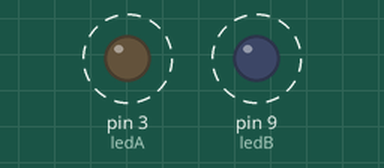
Simulated run of this sketch. Board: Arduino Uno, built with avr-gcc and run on an emulated ATmega328P. On the bench: output pins drawn as LEDs (lit = HIGH). Dashed ring = blinking.

Above: at 0.08 s.
Timing chart, 0 to 3.0 s (numbered marks = the images above):
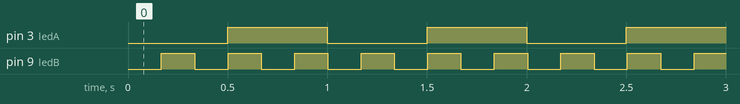

Measured:
- by itself, pin 3 (ledA): alternates HIGH for 0.50 s and LOW for 0.50 s
- by itself, pin 9 (ledB): alternates HIGH for 0.17 s and LOW for 0.17 s

The sketch:

ak0195_millisIlkTur.ino
```cpp
/*
  BU KOD NE YAPAR?
  Bu kod, millis() ile iki LED'i aynı anda farklı hızlarda yakıp söndürür: 3 numaralı pindeki LED
  saniyede yaklaşık 1, 9 numaralı pindeki LED saniyede yaklaşık 3 kez yanıp söner. delay() kullanılmaz.
*/

/*
  ak0195 — millis() 1. tur: iki LED, iki ritim
  Ne öğreneceğiz: millis() — kart açıldığından beri geçen milisaniyeyi okuyan bir
    "saat"; delay() gibi programı BEKLETMEZ, sen zamanı okursun
  Malzeme: Arduino Uno kartı, USB kablosu, 2 LED (ak0185/ak0190 devresindeki 4
    LED'den ikisi: pin 3 ve pin 9), 2 adet 220 ohm direnç, breadboard, 3 jumper kablo
    (sıfırdan kuruluyorsa: 2 sinyal + dirençlerin ortak GND hattına 1 jumper)
  Devre: 1. LED (+) -> pin 3, 2. LED (+) -> pin 9; her LED'in kısa bacağı (-) kendi
    220 ohm direncine, direnç ortak GND hattına, hat da TEK jumper ile Arduino GND'ye.
    (ak0185/ak0190'ın 4 LED'lik devresi kurulmuşsa hiçbir yeni jumper gerekmez; pin 3
    ve pin 9'daki LED'ler aynen kullanılır, pin 5/6 boşta kalır.)

  ACI (önce dene): pin 3'teki LED'i saniyede BİR, pin 9'daki LED'i saniyede ÜÇ kez
  yanıp söndürmeyi delay() ile dene. İkisi de delay() içinde beklediği için, biri
  beklerken öteki DURUR — ikisini aynı anda, bağımsız hızlarda çalıştıramazsın.
  (Kaynaktaki 1 s / 2 s deseni KATLI olduğu için delay ile "hile" yapılabiliyordu;
  1 s / 3-kez öyle değil, hile çalışmaz.)

  Şimdilik kara kutu (sonra açacağız):
    void      -> "fonksiyon" konusunda açılacak
    OUTPUT    -> buton dersinde (ünite 2), INPUT ile birlikte açılacak
    unsigned  -> sayı türleri ileri konusunda açılacak (numarası o tur belirlenecek)
  Bunlara şimdilik dokunma, sırası gelince tek tek açacağız.

  kaynak: ..\arsiv\003ikiLed_saniyede1saniyede2\003ikiLed_saniyede1saniyede2.ino
          (acının delay'li hâli, iki LED'i pin 12/13'te 1 s / 2 s ile yakıyordu, 2 s
          1 s'in katı olduğu için nested delay ile çalışıyordu). Bu ders 1 s / 3-kez
          kullanır (katı değil) ve delay yerine millis() ile çözer.
*/

// --- KAVRAM ---
// millis(), kart açıldığından beri geçen milisaniyeyi verir — hep artan bir SAAT.
// delay() programı durdurup bekletirken, millis() sadece "şu an kaç" diye SORULUR,
// hiçbir şeyi bekletmez.
//
// Kalıp: "onceki zamandan bu yana ARALIK kadar geçtiyse, işi yap ve onceki'yi güncelle"
//   if (simdi - onceki >= aralik) { onceki = simdi; ... }
//
// millis()'in kutusu int değil, unsigned long: ak0150'de int'in 32767'de taştığını
// görmüştün; millis() birkaç saniyede bile bunu geçer, bu yüzden çok daha büyük bir
// kutuya (unsigned long) ihtiyaç var.
const int ledA = 3; // saniyede 1 kez yanıp söner
const int ledB = 9; // saniyede 3 kez yanıp söner

unsigned long oncekiA = 0;
unsigned long oncekiB = 0;
const unsigned long aralikA = 500; // 500 ms açık + 500 ms kapalı = saniyede 1 tam yanıp sönme
const unsigned long aralikB = 167; // ~167 ms açık + ~167 ms kapalı = saniyede ~3 tam yanıp sönme

int durumA = 0; // 0 = sönük, 1 = yanık
int durumB = 0;

void setup() {
  pinMode(ledA, OUTPUT);
  pinMode(ledB, OUTPUT);
}

void loop() {
  unsigned long simdi = millis();

  if (simdi - oncekiA >= aralikA) {
    oncekiA = simdi;
    durumA = 1 - durumA; // 0 ise 1, 1 ise 0 yapar (! ve else olmadan durum çevirme)
    digitalWrite(ledA, durumA); // durumA 1 ise HIGH, 0 ise LOW ile aynı şeydir
  }

  if (simdi - oncekiB >= aralikB) {
    oncekiB = simdi;
    durumB = 1 - durumB;
    digitalWrite(ledB, durumB);
  }
}

// --- SEN YAP ---
// 1) Üçüncü bir LED ekle (pin 5, ak0185/ak0190 devresinde zaten var): kendi
//    oncekiC/aralikC/durumC değişkenlerini tanımla, üçüncü bir ritimle (ör. saniyede
//    5 kez, aralikC = 100) yanıp söndür.
// 2) aralikA ve aralikB değerlerini değiştir, LED'lerin hızını ayarla.
// 3) loop() içinde hiç delay() OLMADIĞINI fark ettin mi? İki LED birbirini hiç
//    beklemiyor, ikisi de "aynı anda" çalışıyor gibi görünüyor. delay() ile bunu
//    yapmaya çalışsaydın ne olurdu? (Dersin başındaki ACI denemesine geri dön.)
//
// Soru (cevabını arama, defterine yaz): loop() içinde delay() OLSAYDI ve bir yere
// buton eklesen, butona basınca ne olurdu? Üç ünite sonra buton dersinde bu soruya
// geri döneceğiz.
```
